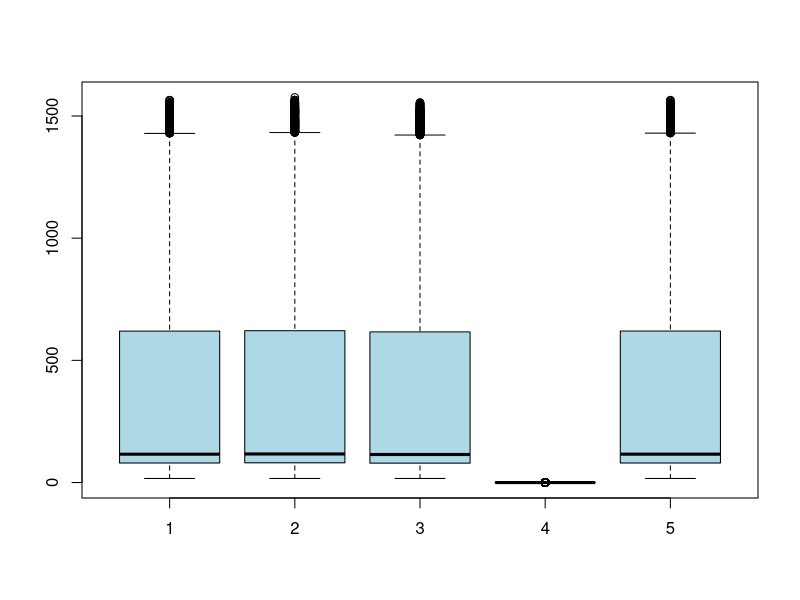
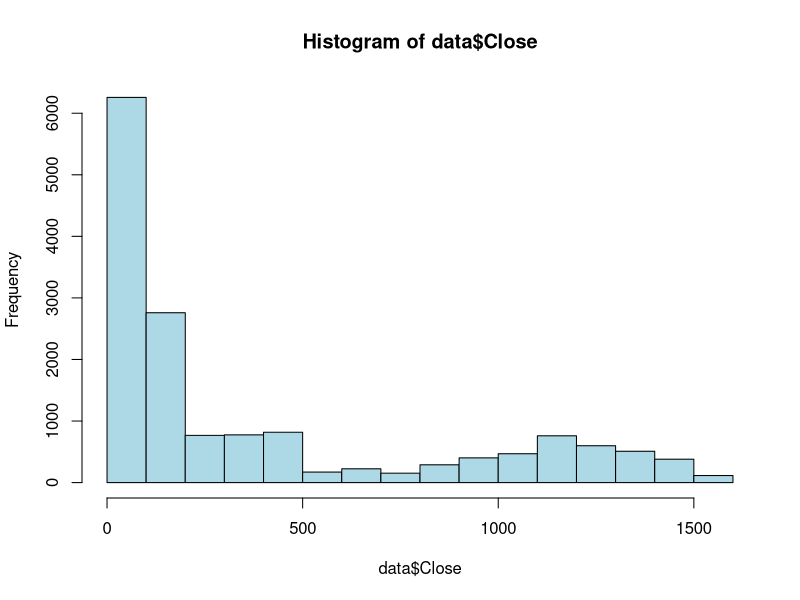

These figures' R source, in order:
setwd("C:\\Users\\M. LAKSHMI MADHURI\\Desktop\\Repositories\\Data_Science_2019501105\\Data Mining\\Final exam")
options(warn=-1)
#1a
data = read.csv("BSE_Sensex_Index.csv", header = TRUE)

print(data)
summary(data)
data$Date = as.Date(data$Date, format = '%m/%d/%Y')

randomRows = function(df,n){
  return(df[sample(nrow(df), n, replace = TRUE),])
}

successive_diff <- function(x) {
  n = length(x)
  for (i in 1:(length(x))) {
    x[i] <- (x[i] - x[i + 1]) / x[i + 1]
  }
  x[length(x)] = (x[length(x) - 1] + x[length(x) - 2] + x[length(x) - 3]) / 3
  return(x)
}

data$Date <- NULL

data$open_new <- successive_diff(data$Open)
data$high_new <- successive_diff(data$High)
data$low_new <- successive_diff(data$Low)
data$close_new <- successive_diff(data$Close)
data$volume_new <- successive_diff(data$Volume)
data$Adj.close_new <- successive_diff(data$Adj.Close)

set.seed(123)

d_1000 = randomRows(data, 1000)
summary(d_1000)
d_3000 = randomRows(data, 3000)
summary(d_3000)

#1b
#d_1000
mean(d_1000$open_new)
mean(d_1000$high_new)
mean(d_1000$low_new)
mean(d_1000$close_new)
mean(d_1000$volume_new)
mean(d_1000$Adj.close_new)
var(d_1000$open_new)
var(d_1000$high_new)
var(d_1000$low_new)
var(d_1000$close_new)
var(d_1000$volume_new)
var(d_1000$Adj.close_new)
max(d_1000$open_new)
max(d_1000$high_new)
max(d_1000$low_new)
max(d_1000$close_new)
max(d_1000$volume_new)
max(d_1000$Adj.close_new)
quantile(d_1000$open_new,0.25)
quantile(d_1000$high_new,0.25)
quantile(d_1000$low_new,0.25)
quantile(d_1000$close_new,0.25)
quantile(d_1000$volume_new,0.25)
quantile(d_1000$Adj.close_new,0.25)
#d_3000
mean(d_3000$open_new)
mean(d_3000$high_new)
mean(d_3000$low_new)
mean(d_3000$close_new)
mean(d_3000$volume_new)
mean(d_3000$Adj.close_new)
var(d_3000$open_new)
var(d_3000$high_new)
var(d_3000$low_new)
var(d_3000$close_new)
var(d_3000$volume_new)
var(d_3000$Adj.close_new)
max(d_3000$open_new)
max(d_3000$high_new)
max(d_3000$low_new)
max(d_3000$close_new)
max(d_3000$volume_new)
max(d_3000$Adj.close_new)
quantile(d_3000$open_new,0.25)
quantile(d_3000$high_new,0.25)
quantile(d_3000$low_new,0.25)
quantile(d_3000$close_new,0.25)
quantile(d_3000$volume_new,0.25)
quantile(d_3000$Adj.close_new,0.25)

#1c
mean(data$open_new)
mean(data$high_new)
mean(data$low_new)
mean(data$close_new)
mean(data$volume_new)
mean(data$Adj.close_new)
var(data$open_new)
var(data$high_new)
var(data$low_new)
var(data$close_new)
var(data$volume_new)
var(data$Adj.close_new)
max(data$open_new)
max(data$high_new)
max(data$low_new)
max(data$close_new)
max(data$volume_new)
max(data$Adj.close_new)
quantile(data$open_new,0.25)
quantile(data$high_new,0.25)
quantile(data$low_new,0.25)
quantile(data$close_new,0.25)
quantile(data$volume_new,0.25)
quantile(data$Adj.close_new,0.25)

#1d
boxplot(data$Open, data$High, data$Low, data$Adj.close, data$Close, col = "lightblue")

#1e
hist(data$Close, freq = TRUE, w = 2000, col = "lightblue")